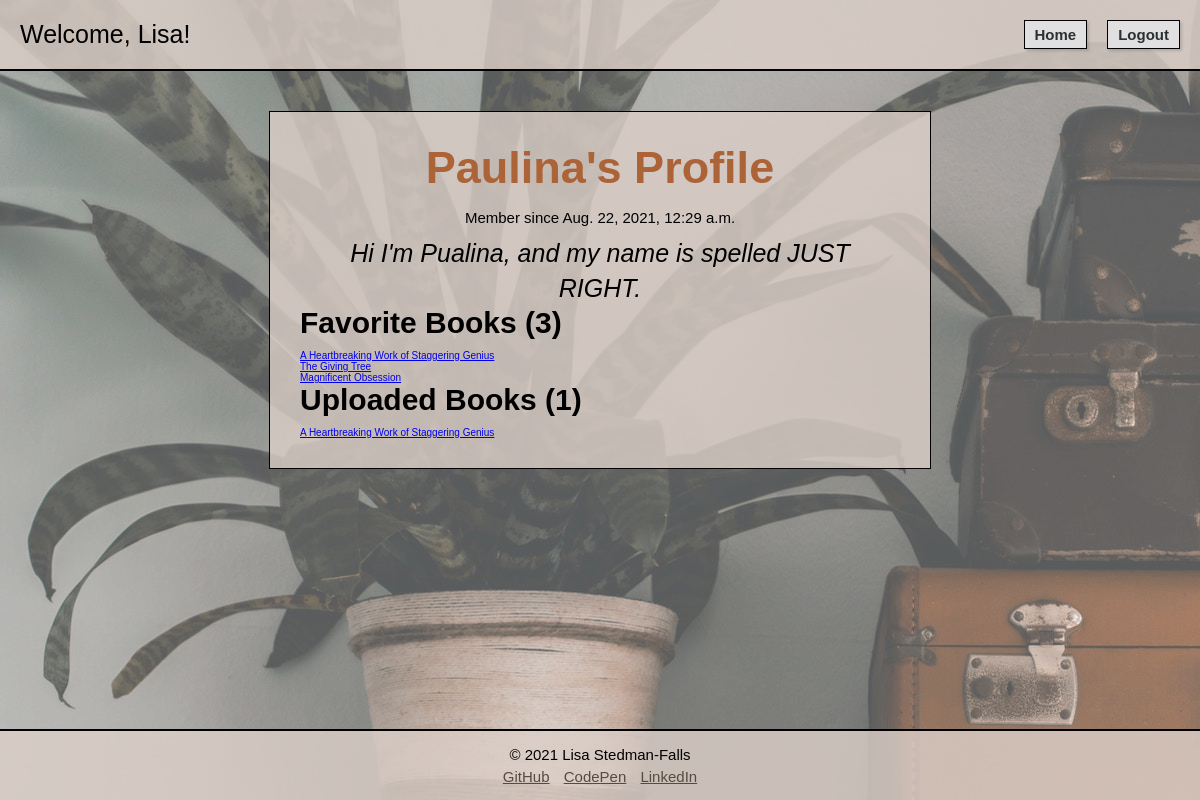
Before: /book/user/4 (signed in) with the older database file.
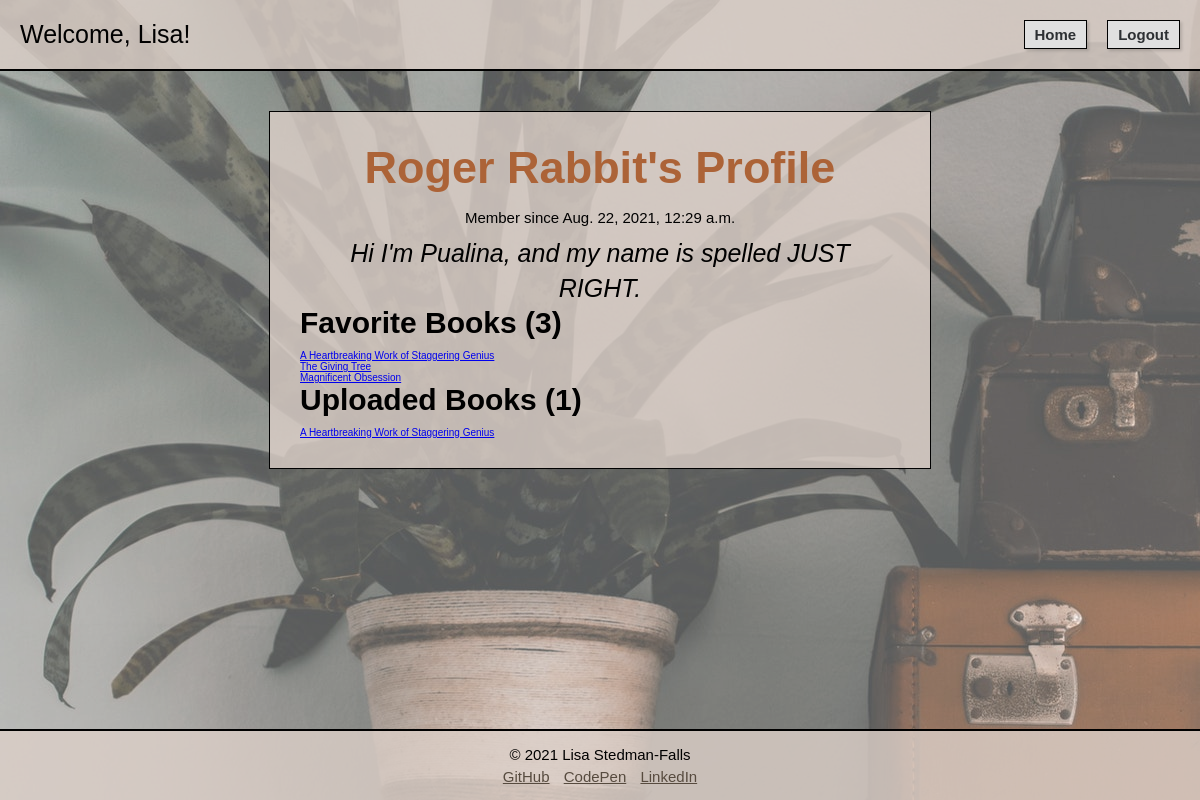
After: the same page with the newer database file.
### login_registration_app/models.py (models this page shows, shortened)
class User(models.Model):
    first_name = models.CharField(max_length=255)
    last_name = models.CharField(max_length=255)
    username = models.CharField(max_length=20, default="")
    email = models.CharField(max_length=255)
    password = models.CharField(max_length=255)
    bio = models.TextField(default="")
    created_at = models.DateTimeField(auto_now_add=True)
    updated_at = models.DateTimeField(auto_now=True)
    objects = UserManager()

### books_app/views.py (the view)
# urls.py: path('user/<int:user_id>', views.user_page), #GET request to display a specific object's info
def user_page(request, user_id): #GET REQUEST
    this_user= User.objects.get(id=request.session["user_id"])
    a_user = User.objects.get(id = user_id)
    admin = User.objects.get(id = 1)
    uploaded_books = a_user.books_uploaded.all()
    book_count = uploaded_books.count()
    favorited_books = a_user.books_favorited.all()
    favorite_count= favorited_books.count()
    context = {
        "this_user":this_user,
        "a_user": a_user,
        "favorited_books": favorited_books,
        "uploaded_books":uploaded_books,
        "book_count": book_count,
        "favorite_count":favorite_count,
        "admin": admin,
    }
    return render(request, "user_page.html", context)

### books_app/templates/user_page.html (shortened to what this page needs)
<!DOCTYPE html>
<html lang="en-US">
<head>
    {% load static %}
    <link rel="stylesheet" href="{% static 'user_page.css' %}">
</head>
<body>
    <div id="container">
        <nav>
            <p>Welcome, {{this_user.first_name}}!</p>
            <div id="nav_actions">
                <a href="/book">Home</a>
                <form action="/logout" method="POST">
                    <button type="submit">Logout</button>
                </form>
            </div>
        </nav>
        <div id="wrapper">
            <div id="user">
                <h1>{{a_user.username}}'s Profile</h1>
                <p>Member since {{a_user.created_at}}</p>
                <p>{{a_user.bio}}</p>
                <h2>Favorite Books ({{favorite_count}})</h2>
                {% for book in favorited_books %}
                <p>
                    <a href ="/book/{{book.id}}">{{book.title}}</a>
                </p>
                {% endfor %}
                <h2>Uploaded Books ({{book_count}})</h2>
                {% for book in uploaded_books %}
                <p>
                    <a href ="/book/{{book.id}}">{{book.title}}</a>
                </p>
                {% endfor %}
            </div>
        </div>
        <footer>
            <p>&#169; 2021 Lisa Stedman-Falls</p>
            <a href="https://github.com/Lstedmanfalls/" target="_blank">GitHub</a>
            <a href="https://codepen.io/lstedmanfalls" target="_blank">CodePen</a>
            <a href="https://www.linkedin.com/in/lstedmanfalls/" target="_blank">LinkedIn</a>
        </footer>
    </div>
</body>
</html>

Changed rows visible on the page:
changed User "Hi I'm Pualina, and my name is spelled JUST RIGHT.": username "Paulina" → "Roger Rabbit"
